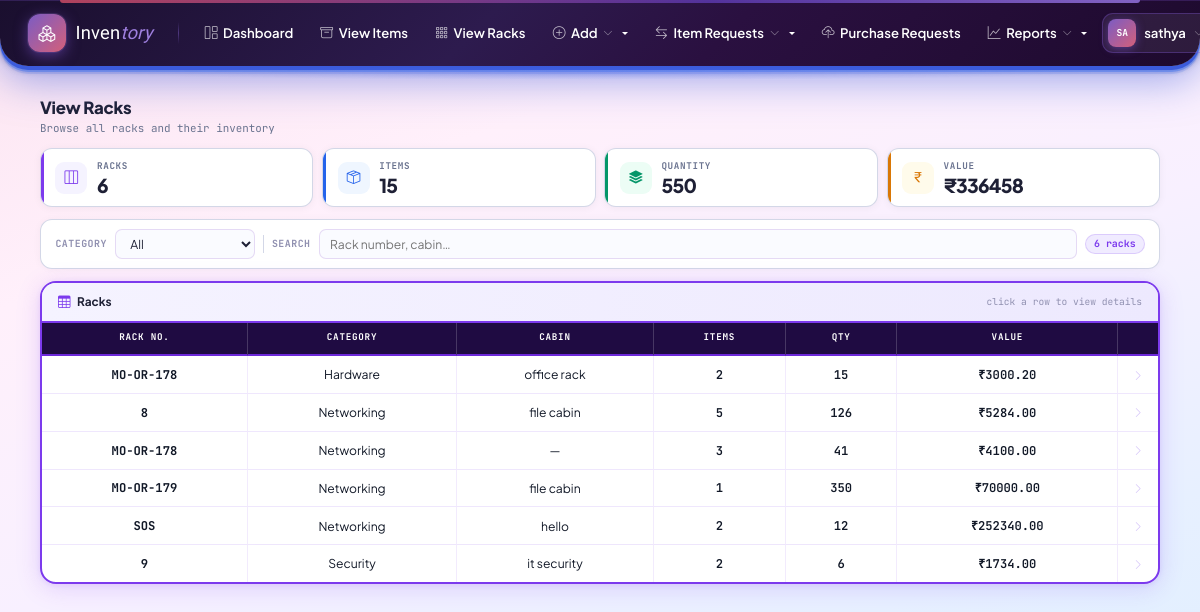
The app's page /view-racks/ (signed in) with its own data.
### inventory/models.py (models this page shows, shortened)
class User(AbstractUser):
    REQUIRED_FIELDS = ['email']
    stage = models.PositiveSmallIntegerField(default=1)
    full_name = models.CharField(max_length=200, blank=True, default='')
    mobile_number = models.CharField(max_length=30, blank=True, default='')
    category = models.CharField(
        max_length=50,
        blank=True,
        null=True
    )
    admin_section = models.CharField(
        max_length=100,
        blank=True,
        null=True
    )
    admin_department = models.CharField(
        max_length=100,
        blank=True,
        null=True
    )
    department = models.CharField(
        max_length=100,
        blank=True,
        null=True
    )
    section = models.CharField(
        max_length=100,
        blank=True,
        null=True
    )
    is_active = models.BooleanField(
        default=True,
        help_text='Designates whether this user should be treated as active.'
    )
    def is_stage1(self):
        return self.is_superuser or self.stage == 1
    def can_edit(self):
        return self.is_stage1() or self.is_stage2()
    def can_approve_issue_requests(self):
        return self.is_stage1() or self.is_stage2()
    def can_request_issue(self):
        return True  # all stages allowed
    def can_issue_items(self):
        return self.is_stage1() or self.is_stage2()
    def can_manage_users(self):
        return self.is_stage1()
    def allowed_categories(self):
        if self.is_stage1() or self.is_stage2():
            return [choice[0] for choice in CATEGORY_CHOICES]
        return []  # Stage 3 has no category access
    class Meta:
        verbose_name = 'User'
        verbose_name_plural = 'Users'

class Rack(models.Model):
    category = models.CharField(max_length=20, choices=CATEGORY_CHOICES, db_index=True)
    cabin_name = models.CharField(max_length=100, blank=True, default='')
    rack_number = models.CharField(max_length=50)
    rows = models.PositiveIntegerField(default=1)
    columns = models.PositiveIntegerField(default=1)
    number_of_racks = models.PositiveIntegerField(default=1, help_text='Number of racks in this cabin/setup')
    created_at = models.DateTimeField(auto_now_add=True)
    class Meta:
        unique_together = [('category', 'rack_number')]
        ordering = ['category', 'rack_number']

### inventory/views.py (the view)
# urls.py: path('view-racks/', views.view_racks, name='view_racks'),
@login_required
def view_racks(request):
    if not (request.user.stage == 1 or request.user.stage == 2):
        messages.error(request, 'Only Stage 1 and 2 users can view racks.')
        return redirect('inventory:dashboard')
    category = request.GET.get('category', '').strip()
    search = request.GET.get('search', '').strip()
    racks_query = Rack.objects.all()
    if category:
        racks_query = racks_query.filter(category=category)
    racks = racks_query.order_by('category', 'rack_number')
    rack_summary = []
    for rack in racks:
        products_query = Product.objects.filter(rack=rack)
        if search:
            products_query = products_query.filter(
                Q(asset_id__icontains=search) |
                Q(item_name__icontains=search)
            )
        products = products_query.annotate(
            on_order=Coalesce(
                Sum(
                    Case(
                        When(
                            orders__status__in=[Order.STATUS_PENDING, Order.STATUS_PARTIAL],
                            then=F('orders__quantity_requested') - F('orders__quantity_provided'),
                        ),
                        default=0,
                        output_field=IntegerField(),
                    )
                ),
                0,
            )
        )
        total_items = products.count()
        total_quantity = products.aggregate(Sum('quantity_available'))['quantity_available__sum'] or 0
        total_value = Decimal('0.00')
        for product in products:
            if product.price is not None:
                try:
                    total_value += (Decimal(str(product.price)) * Decimal(int(product.quantity_available)))
                except Exception:
                    pass
        if total_items > 0 or (search and (
            (rack.rack_number or '').lower().find(search.lower()) != -1
            or (rack.cabin_name or '').lower().find(search.lower()) != -1
        )):
            rack_summary.append({
                'rack': rack,
                'total_items': total_items,
                'total_quantity': total_quantity,
                'total_value': total_value,
            })
        total_items_count = 0
        total_quantity_sum = 0
        total_value_sum = Decimal('0.00')
        for rack_info in rack_summary:
            total_items_count += rack_info['total_items']
            total_quantity_sum += rack_info['total_quantity']
            total_value_sum += rack_info['total_value']
    return render(request, 'inventory/view_racks.html', {
        'rack_summary': rack_summary,
        'total_racks': len(rack_summary),
        'selected_category': category,
        'search': search,
        'categories': [{'slug': c[0], 'name': c[1]} for c in CATEGORY_CHOICES],
        'total_items_count': total_items_count,
        'total_quantity_sum': total_quantity_sum,
        'total_value_sum': total_value_sum,
    })

### inventory/context_processors.py (called while the page is built, shortened)
def stage_permissions(request):
    if request.user.is_authenticated:
        choices = dict(CATEGORY_CHOICES)
        allowed = request.user.allowed_categories()
        return {
            'user_can_edit': request.user.can_edit(),
            'user_can_request_issue': request.user.can_request_issue(),
            'user_can_approve_issue_requests': request.user.can_approve_issue_requests(),
            'user_can_issue_items': request.user.can_issue_items(),
            'user_can_manage_users': request.user.can_manage_users(),
            'user_is_stage1': request.user.is_stage1(),
            'user_allowed_categories': allowed,
            'category_display': choices,
            'navbar_categories': [{'slug': c, 'name': choices.get(c, c)} for c in allowed],
        }

### inventory/templates/inventory/view_racks.html (shortened to what this page needs)
{% extends 'inventory/base.html' %}
{% block content %}
<div class="container-fluid">
<div class="vr-wrap">
    <div class="vr-top">
        <div>
            <h5>View Racks</h5>
            <p>Browse all racks and their inventory</p>
        </div>
    </div>
    <div class="vr-stats">
        <div class="vr-tile t1">
            <div class="vr-tile-ico"><i class="bi bi-layout-three-columns"></i></div>
            <div>
                <div class="vr-tile-lbl">Racks</div>
                <div class="vr-tile-val">{{ total_racks }}</div>
            </div>
        </div>
        <div class="vr-tile t2">
            <div class="vr-tile-ico"><i class="bi bi-box-seam"></i></div>
            <div>
                <div class="vr-tile-lbl">Items</div>
                <div class="vr-tile-val">{{ total_items_count }}</div>
            </div>
        </div>
        <div class="vr-tile t3">
            <div class="vr-tile-ico"><i class="bi bi-stack"></i></div>
            <div>
                <div class="vr-tile-lbl">Quantity</div>
                <div class="vr-tile-val">{{ total_quantity_sum }}</div>
            </div>
        </div>
        <div class="vr-tile t4">
            <div class="vr-tile-ico"><i class="bi bi-currency-rupee"></i></div>
            <div>
                <div class="vr-tile-lbl">Value</div>
                <div class="vr-tile-val">₹{{ total_value_sum|floatformat:0 }}</div>
            </div>
        </div>
    </div>
    <div class="vr-filters">
        <span class="vr-filter-lbl">Category</span>
        <select id="vr-cat" onchange="vrFilter()">
            <option value="">All</option>
        </select>
        <span class="vr-filter-lbl">Search</span>
        <input type="text" id="vr-q" placeholder="Rack number, cabin…" value="{{ search }}" oninput="vrFilter()">
        <span class="vr-result-lbl" id="vr-badge">{{ rack_summary|length }} rack{{ rack_summary|length|pluralize }}</span>
    </div>
    <div class="vr-card">
        <div class="vr-card-head">
            <div class="vr-card-head-title">
                <i class="bi bi-table"></i> Racks
            </div>
            <span class="vr-card-hint">click a row to view details</span>
        </div>
        {% if rack_summary %}
        <div class="vr-tbl-wrap">
            <table class="vr-tbl" id="vr-tbl">
                <thead>
                    <tr>
                        <th>Rack No.</th>
                        <th>Category</th>
                        <th>Cabin</th>
                        <th>Items</th>
                        <th>Qty</th>
                        <th>Value</th>
                        <th style="width:24px;"></th>
                    </tr>
                </thead>
                <tbody id="vr-tbody">
                    {% for ri in rack_summary %}
                    <tr class="vr-row"
                        data-url="{% url 'inventory:rack_detail' ri.rack.pk %}"
                        data-cat="{{ ri.rack.get_category_display|lower }}"
                        data-q="{{ ri.rack.rack_number|lower }} {{ ri.rack.cabin_name|lower }}">
                        <td><span class="rack-chip">{{ ri.rack.rack_number }}</span></td>
                        <td>
                            {% with c=ri.rack.get_category_display|lower %}
                            <span class="cat-pill {% if 'network' in c %}networking{% elif 'hardware' in c %}hardware{% elif 'security' in c %}security{% elif 'server' in c %}server-parts{% else %}default{% endif %}">
                                {{ ri.rack.get_category_display }}
                            </span>
                            {% endwith %}
                        </td>
                        <td><span class="cabin-txt">{{ ri.rack.cabin_name|default:"—" }}</span></td>
                        <td><span class="n-chip it">{{ ri.total_items }}</span></td>
                        <td><span class="n-chip qty">{{ ri.total_quantity }}</span></td>
                        <td><span class="n-chip val">₹{{ ri.total_value|floatformat:2 }}</span></td>
                        <td><i class="bi bi-chevron-right row-arr"></i></td>
                    </tr>
                    {% endfor %}
                </tbody>
            </table>
        </div>
        {% else %}
        <div class="vr-empty">
            <i class="bi bi-inbox"></i>
            {% if search or selected_category %}No racks match your filters.{% else %}No racks available.{% endif %}
        </div>
        {% endif %}
    </div>
</div>
</div>
{% endblock %}

### inventory/templates/inventory/base.html (shortened to what this page needs)
{% load static %}
<!DOCTYPE html>
<html lang="en">
<head>
    <link href="https://cdn.jsdelivr.net/npm/bootstrap@5.3.2/dist/css/bootstrap.min.css" rel="stylesheet">
    <link href="https://cdn.jsdelivr.net/npm/bootstrap-icons@1.11.1/font/bootstrap-icons.css" rel="stylesheet">
</head>
<body>
    {% if user.is_authenticated %}
    <nav class="top-navbar">
        <a href="{% url 'inventory:dashboard' %}" class="nb-brand">
            <div class="nb-brand-icon"><i class="bi bi-boxes"></i></div>
            <span class="nb-brand-name">Inven<span>tory</span></span>
        </a>
        <a class="nb-link" href="{% url 'inventory:dashboard' %}">
            <i class="bi bi-grid-1x2"></i> Dashboard
        </a>
        <a class="nb-link" href="{% url 'inventory:view_items' %}">
            <i class="bi bi-archive"></i> View Items
        </a>
        {% if user.stage == 1 or user.stage == 2 %}
        <a class="nb-link" href="{% url 'inventory:view_racks' %}">
            <i class="bi bi-grid-3x3-gap"></i> View Racks
        </a>
        {% endif %}
        {% if user_can_edit %}
        <div class="dropdown">
            <a class="nb-link dropdown-toggle" href="#" data-bs-toggle="dropdown">
                <i class="bi bi-plus-circle"></i> Add <i class="bi bi-chevron-down"></i>
            </a>
        </div>
        {% endif %}
        {% if user_can_request_issue or user_can_approve_issue_requests or user_can_issue_items %}
        {% if user.stage == 3 %}
        <a class="nb-link" href="{% url 'inventory:issue_requests' %}">
            <i class="bi bi-arrow-left-right"></i> Item Requests
        </a>
        {% else %}
        <div class="dropdown">
            <a class="nb-link dropdown-toggle" href="#" data-bs-toggle="dropdown">
                <i class="bi bi-arrow-left-right"></i> Item Requests <i class="bi bi-chevron-down"></i>
            </a>
        </div>
        {% endif %}
        {% endif %}
        {% if user.stage != 3 %}
        <a class="nb-link" href="{% url 'inventory:management_upload_requests' %}">
            <i class="bi bi-cloud-upload"></i> Purchase Requests
        </a>
        {% endif %}
        {% if user_can_manage_users %}
        <div class="dropdown">
            <a class="nb-link dropdown-toggle" href="#" data-bs-toggle="dropdown">
                <i class="bi bi-graph-up"></i> Reports <i class="bi bi-chevron-down"></i>
            </a>
        </div>
        {% endif %}
        <div class="nb-right">
            <div class="dropdown">
                <a class="nb-user-btn dropdown-toggle" href="#" data-bs-toggle="dropdown">
                    <div class="nb-user-avatar">{{ user.username|slice:":2"|upper }}</div>
                    {{ user.username }}
                    <i class="bi bi-chevron-down"></i>
                </a>
            </div>
        </div>
    </nav>
    {% endif %}
    <main class="{% if user.is_authenticated %}main-wrap{% endif %}">
        {% block content %}{% endblock %}
    </main>
</body>
</html>

### records on screen
User: username "SA", username "sathya"
Rack: rack.rack_number "MO-OR-178", rack.category "Hardware", rack.cabin_name "office rack", total_items "2", total_quantity "15", total_value "3000.20"
Rack: rack.rack_number "8", rack.category "Networking", rack.cabin_name "file cabin", total_items "5", total_quantity "126", total_value "5284.00"
Rack: rack.rack_number "MO-OR-178", rack.category "Networking", rack.cabin_name "—", total_items "3", total_quantity "41", total_value "4100.00"
Rack: rack.rack_number "MO-OR-179", rack.category "Networking", rack.cabin_name "file cabin", total_items "1", total_quantity "350", total_value "70000.00"
Rack: rack.rack_number "SOS", rack.category "Networking", rack.cabin_name "hello", total_items "2", total_quantity "12", total_value "252340.00"
Rack: rack.rack_number "9", rack.category "Security", rack.cabin_name "it security", total_items "2", total_quantity "6", total_value "1734.00"

### other values on screen
{{ total_racks }} "6"
{{ total_items_count }} "15"
{{ total_quantity_sum }} "550"
{{ total_value_sum|floatformat:0 }} "336458"
